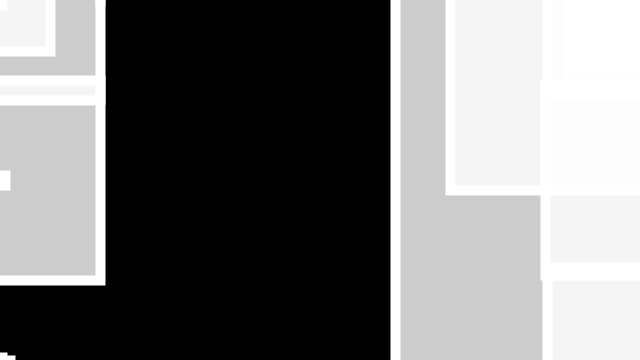
Frame 1 (no input)
Frame 60 (the mouse pressed at the canvas centre just before this capture): identical to frame 1, image omitted
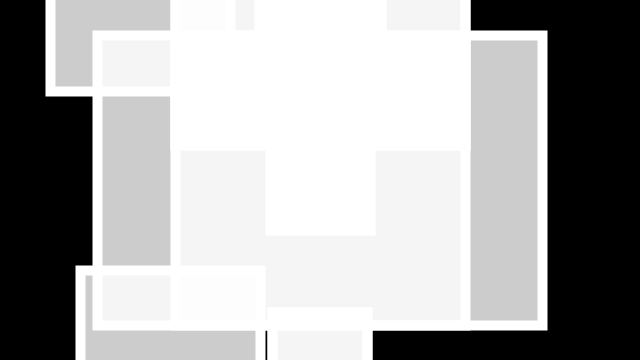
Frame 120 (the mouse held since frame 60 and released just before this capture)

The Processing sketch that drew these frames (run headless with seeded random() and noise(); from frame 60 on, the mouse is pressed at the canvas centre):

// Processing sketch: processing_176954
// ── processing_176954.pde


void setup()
{
  size(640, 360);
  noStroke();
  rectMode(CENTER);
}
 
void draw()
{  
  background(0);
  fill(255, 204);
  stroke(255,255,255);
  strokeWeight(10);
  rect(mouseX, height/2, mouseY/2+10, mouseY/2+10);
  fill(255, 204);
  int inverseX = width-mouseX;
  int inverseY = height-mouseY;
  rect(inverseX, height/2, (inverseY/2)+10, (inverseY/2)+10);
  rect(mouseX, height, mouseY/2+5, mouseY/2+5);
  rect(inverseX, height, (inverseY/2)+5, (inverseY/2)+5);
  rect(mouseX, height/100, mouseY/2+5, mouseY/2+5);
  rect(inverseX, height/100, (inverseY/2)+5, (inverseY/2)+5);
  rect(mouseX, height/200, mouseY/8+100, mouseY/8+100);
  rect(inverseX, height/200, (inverseY/8)+100, (inverseY/8)+100);
  rect(mouseX, height/400, mouseY/2+200, mouseY/2+200);
  rect(inverseX, height/400, (inverseY/2)+200, (inverseY/2)+200);
  rect(mouseX/2+10, height, mouseY, mouseY);
  fill(255, 204);
  rect(mouseX/8+100, height/200, mouseY, mouseY);
  rect(mouseX, height/2, mouseY/2+200, mouseY/2+200);
  rect(inverseX, height/2, (inverseY/4)+400, (inverseY/2)+200);
  
  
}  
